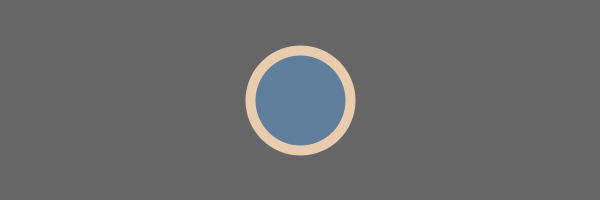
Frame 1 (no input)
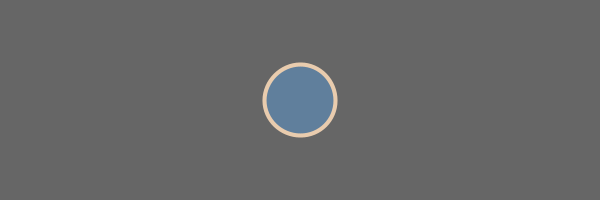
Frame 60 (the mouse pressed at the canvas centre just before this capture)
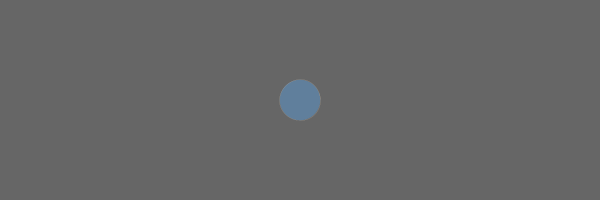
Frame 120 (the mouse held since frame 60 and released just before this capture)

The Processing sketch that drew these frames (run headless with seeded random() and noise(); from frame 60 on, the mouse is pressed at the canvas centre):

// Processing sketch: Ex06_04
// ── Ex06_04.pde
// Ex06_04: Conditional statements
color[] rainbow = {#FFFFCD, #CC5C54, #F69162, #85A562, #7AB5DB};
color[] chemistry = {#0C2550, #A3D0C1, #FDF6DD, #FEE406, #F4651C};
color[] kitties = {#302F2F, #74AD92, #F07F47, #FFAA42, #FFE224};
color[] beach = {#D9C6B0, #314650, #2D4761, #45718C, #B6E1F2};
color[] cottage = {#C3CCC8, #442412, #475D1C, #859356, #B9961C};
color[] minard = {#666666, #607F9C, #E9CCAE, #FFFFF3, #D01312};
color[] palette = minard;

int choice;
int p1 = 1;
int p2 = 2;

float x;
float y;
float d = 100; // Diameter
float b = 10; // Border

void setup(){
  size(600, 200);
  smooth();
  x = width/2;
  y = height/2;
}

void draw(){
  background(palette[0]);
  fill(palette[1]);
  stroke(palette[2]);
  strokeWeight(b);
  ellipse(x, y, d, d);

  if(mouseX > width/2) {
    d += 0.5; }
  else { d -= 0.5; }

  b = (mouseY > (height/2)) ? b + 0.1 : b - 0.1;
  b = constrain(b, 0, 50);
}

void keyPressed() {
  p1 = int(random(1, 5));
  p2 = int(random(1, 5));

  int choice = key;
  switch(choice) {
    case 49: // Ascii "1" key
      palette = rainbow;
      break;
    case 50: // Ascii "2" key
      palette = chemistry;
      break;
    case 51: // Ascii "3" key
      palette = beach;
      break;
    case 52: // Ascii "4" key
      palette = cottage;
      break;
    case 53: // Ascii "5" key
      palette = minard;
      break;
    case 54: // Ascii "6" key
      palette = kitties;
      break;
  }
}
